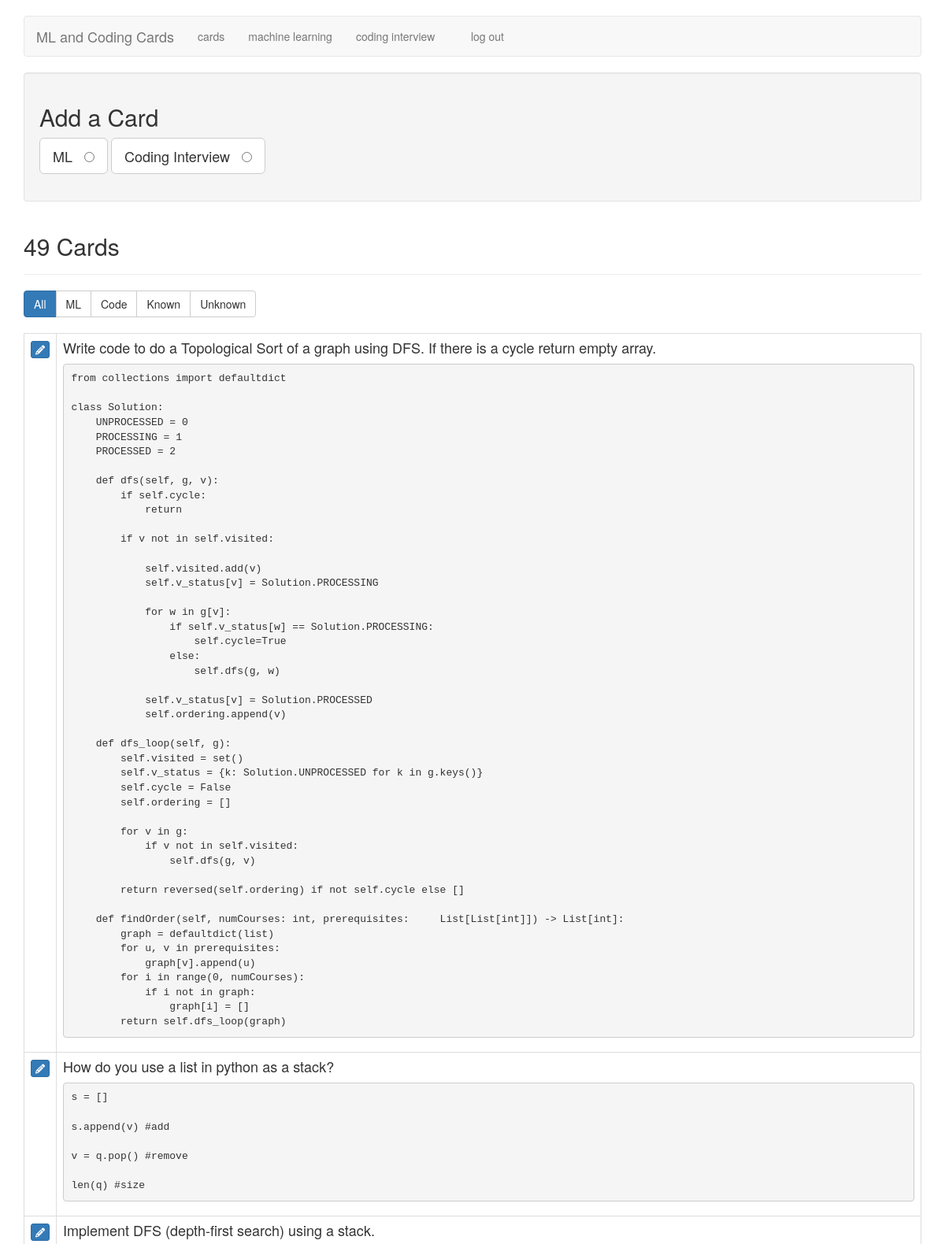
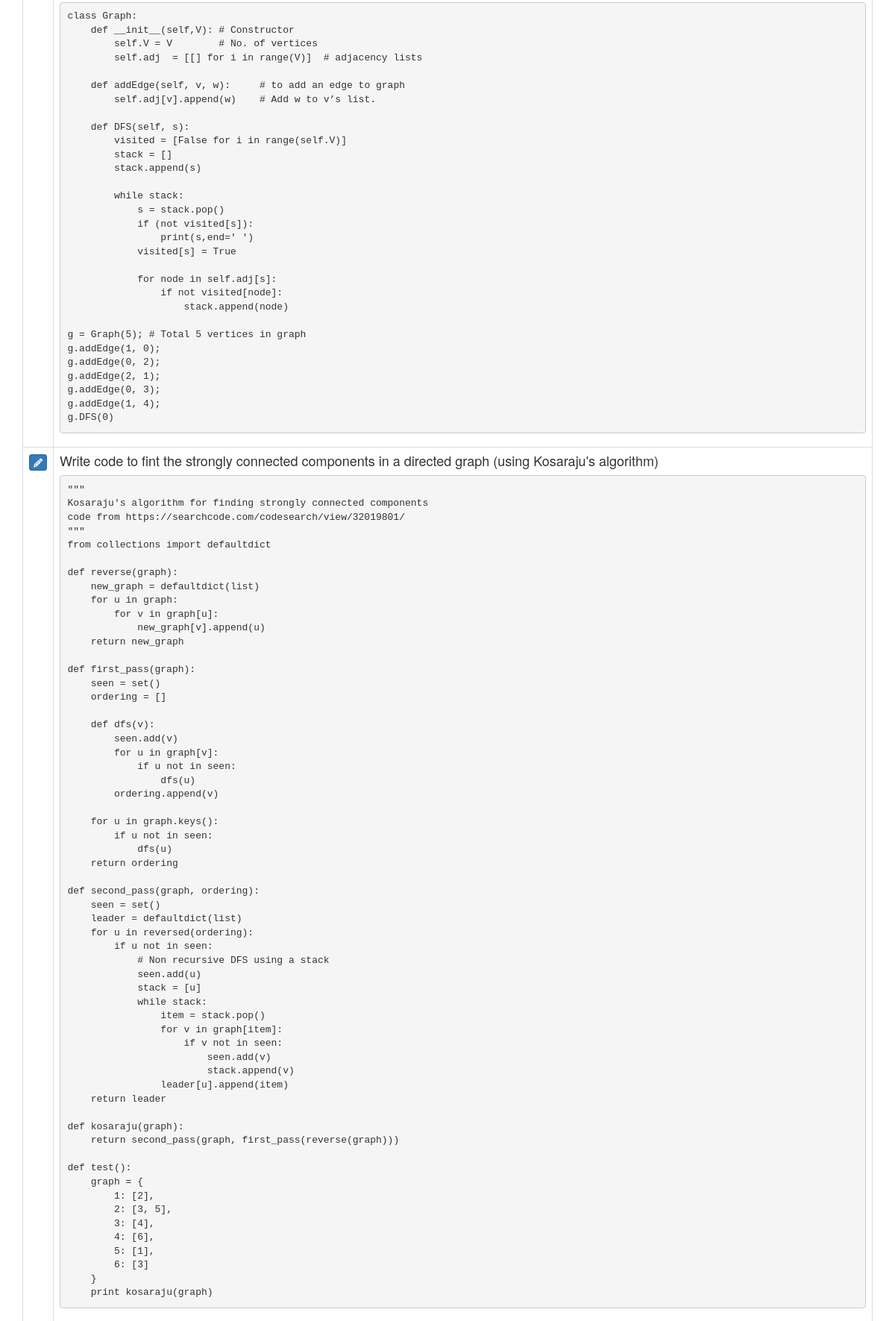
The app's page /cards (signed in, upper part) with its own data (2 pictures, top to bottom).
### tables this page shows
CREATE TABLE cards (
  id integer primary key autoincrement,
  type tinyint not null, /* 1 for vocab, 2 for code */
  front text not null,
  back text not null,
  known boolean default 0
);

### flash_cards.py (the view)
@app.route('/cards')
def cards():
    if not session.get('logged_in'):
        return redirect(url_for('login'))
    db = get_db()
    query = '''
        SELECT id, type, front, back, known
        FROM cards
        ORDER BY id DESC
    '''
    cur = db.execute(query)
    cards = cur.fetchall()
    return render_template('cards.html', cards=cards, filter_name="all")

### flash_cards.py (called while the page is built)
def connect_db():
    rv = sqlite3.connect(app.config['DATABASE'])
    rv.row_factory = sqlite3.Row
    return rv

def get_db():
    if not hasattr(g, 'sqlite_db'):
        g.sqlite_db = connect_db()
    return g.sqlite_db

### templates/cards.html (shortened to what this page needs)
{% extends "layout.html" %}
{% block body %}
    <div class="well editPanel">
        <h2>Add a Card</h2>
        <form action="{{ url_for('add_card') }}" method="post" class="cardForm">
            <div class="form-group">
                <label for="ML" class="toggleButton btn btn-default btn-lg">ML &nbsp;
                    <input type="radio" name="type" value="1" id="ML"/>
                </label>
                <label for="code" class="toggleButton btn btn-default btn-lg">Coding Interview &nbsp;
                    <input type="radio" name="type" value="2" id="code"/>
                </label>
            </div>
        </form>
    </div>
    <div class="page-header">
        <h2>{{ cards|length }} Card{{ '' if (cards|length == 1) else 's' }}</h2>
    </div>
    <div class="btn-group btn-group-md" role="group" aria-label="filters">
        <a href="{{ url_for('filter_cards', filter_name="all") }}" class="btn btn-{{ "primary" if filter_name == "all" else "default" }}">All</a>
        <a href="{{ url_for('filter_cards', filter_name="ML") }}" class="btn btn-{{ "primary" if filter_name == "ML" else "default" }}">ML</a>
        <a href="{{ url_for('filter_cards', filter_name="code") }}" class="btn btn-{{ "primary" if filter_name == "code" else "default" }}">Code</a>
        <a href="{{ url_for('filter_cards', filter_name="known") }}" class="btn btn-{{ "primary" if filter_name == "known" else "default" }}">Known</a>
        <a href="{{ url_for('filter_cards', filter_name="unknown") }}" class="btn btn-{{ "primary" if filter_name == "unknown" else "default" }}">Unknown</a>
    </div>
    <br />
    <br />
    <table class="table table-bordered">
        {% for card in cards %}
            <tr>
                <td>
                    <a href="{{ url_for('edit', card_id=card.id) }}" class="btn btn-xs btn-primary"><i class="fa fa-pencil" aria-hidden="true"></i></a>
                </td>
                <td class="cardContent">
                    <h4>
                        {{ card.front }}
                    </h4>
                    {% if card.type == 1 %}
                        {{ card.back|replace("\n", "<br />")|safe }}
                    {% else %}
                        <pre><code>{{ card.back|escape }}</code></pre>
                    {% endif %}
                </td>
            </tr>
        {% else %}
            <tr>
                <td>
                    <em>No cards to show.</em>
                </td>
            </tr>
        {% endfor %}
    </table>
{% endblock %}

### static/style.css (style rules this page uses)
.cardContent h4 { margin-top: 0; }

### records on screen
cards: front "Write code to do a Topological Sort of a graph using DFS. If there is a cycle return empty array.", back "from collections import defaultdict class Solution: UNPROCESSED = 0 PROCESSING = 1 PROCESSED = 2 def dfs(self, g, v): if self.cycle: return if v not in self.visited: self.visited.add(v) self.v_status[v] = Solution.PROCESSING for w in g[v]: if self.v_status[w] == Solution.PROCESSING: self.cycle=True else: self.dfs(g, w) self.v_status[v] = Solution.PROCESSED self.ordering.append(v) def dfs_loop(self, g): self.visited = set() self.v_status = {k: Solution.UNPROCESSED for k in g.keys()} self.cycle = False self.ordering = [] for v in g: if v not in self.visited: self.dfs(g, v) return reversed(self.ordering) if not self.cycle else [] def findOrder(self, numCourses: int, prerequisites:…"
cards: front "How do you use a list in python as a stack?", back "s = [] s.append(v) #add v = q.pop() #remove len(q) #size"
cards: front "Implement DFS (depth-first search) using a stack.", back "class Graph: def __init__(self,V): # Constructor self.V = V # No. of vertices self.adj = [[] for i in range(V)] # adjacency lists def addEdge(self, v, w): # to add an edge to graph self.adj[v].append(w) # Add w to v’s list. def DFS(self, s): visited = [False for i in range(self.V)] stack = [] stack.append(s) while stack: s = stack.pop() if (not visited[s]): print(s,end=' ') visited[s] = True for node in self.adj[s]: if not visited[node]: stack.append(node) g = Graph(5); # Total 5 vertices in graph g.addEdge(1, 0); g.addEdge(0, 2); g.addEdge(2, 1); g.addEdge(0, 3); g.addEdge(1, 4); g.DFS(0)"
cards: front "Write code to fint the strongly connected components in a directed graph (using Kosaraju's algorithm)", back "\"\"\" Kosaraju's algorithm for finding strongly connected components code from https://searchcode.com/codesearch/view/32019801/ \"\"\" from collections import defaultdict def reverse(graph): new_graph = defaultdict(list) for u in graph: for v in graph[u]: new_graph[v].append(u) return new_graph def first_pass(graph): seen = set() ordering = [] def dfs(v): seen.add(v) for u in graph[v]: if u not in seen: dfs(u) ordering.append(v) for u in graph.keys(): if u not in seen: dfs(u) return ordering def second_pass(graph, ordering): seen = set() leader = defaultdict(list) for u in reversed(ordering): if u not in seen: # Non recursive DFS using a stack seen.add(u) stack = [u] while stack: item =…"

### other values on screen
{{ cards|length }} "49"
{{ '' if (cards|length == 1) else 's' }} "s"
